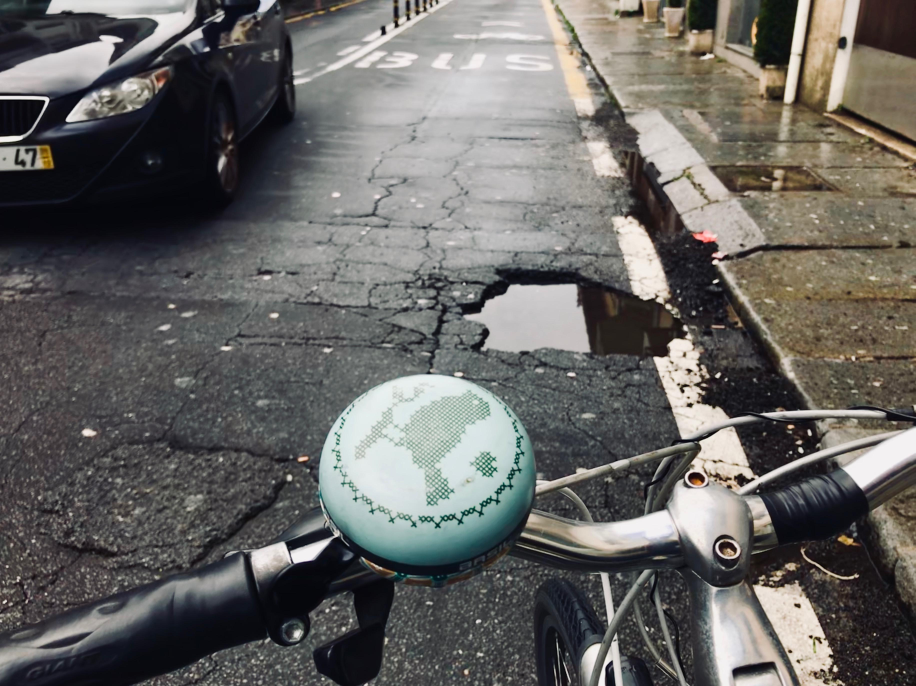
#> input picture test-images1/1.jpeg-photos/IMG_3425.JPG, 3662 x 2744 px (shown at 1/4 size); its folder holds only this picture in this run
$ python -i img_aux_processing.py   (imports and definitions only)
#> lines starting #> are read from the running program, lines starting #| are printed output that depends on the picture
### optimize_images/formats.py
# encoding: utf-8
"""Format registry and capability discovery.

The set of usable formats depends on the Pillow build actually installed (which
codecs were compiled in), so this module probes the running Pillow instead of
assuming a fixed list. This is the single source of truth used both for image
discovery/optimization and for the ``--convert-to`` output targets, and it is
exposed through the public API so that third-party apps can populate their own
menus from it.
"""
from functools import lru_cache
from io import BytesIO
from typing import Dict, List, NamedTuple, Optional

from PIL import Image, features


class FormatInfo(NamedTuple):
    pil: str  # Pillow format name (used on open/save)
    extensions: tuple  # file extensions, lowercase, without the dot
    lossy: bool
    supports_alpha: bool
    supports_animation: bool
    supports_exif: bool
    feature: Optional[str]  # PIL.features codec to gate on, if any
    can_optimize: bool  # has a dedicated in-place optimizer
    can_target: bool  # may be used as a conversion target


# Curated set of sensible raster image formats. Vector/document/scientific
# formats that Pillow also knows (PDF, EPS, WMF, FITS, GRIB, DDS, ...) are
# deliberately left out. Only the formats that actually compress are offered as
# conversion targets.
FORMATS: Dict[str, FormatInfo] = {
    'jpeg': FormatInfo('JPEG', ('jpg', 'jpeg', 'mpo'),
                       True, False, False, True, None, True, True),
    'png': FormatInfo('PNG', ('png',),
                      False, True, False, False, None, True, True),
    'webp': FormatInfo('WEBP', ('webp',),
                       True, True, True, True, 'webp', True, True),
    'avif': FormatInfo('AVIF', ('avif',),
                       True, True, True, True, 'avif', False, True),
    'jpeg2000': FormatInfo('JPEG2000', ('jp2', 'j2k', 'jpf', 'jpx', 'jpm'),
                           True, True, False, False, 'jpg_2000', False, True),
}


def _codec_ok(info: FormatInfo) -> bool:
    """True if the codec this format needs is present in the Pillow build."""
    if info.feature is None:
        return True
    try:
        return bool(features.check(info.feature))
    except Exception:
        return False


# [18 lines left out: functions _can_encode, available_output_formats, not called in this run]


def available_input_formats() -> List[str]:
    """File extensions of images this build can read and optimize."""
    exts: List[str] = []
    for info in FORMATS.values():
        if info.can_optimize and _codec_ok(info):
            exts.extend(info.extensions)
    seen = set()
    return [e for e in exts if not (e in seen or seen.add(e))]


# [38 lines left out: functions format_capabilities, normalize_target, not called in this run]

### optimize_images/constants.py
# encoding: utf-8

from PIL import features


def _webp_supported() -> bool:
    """True only if the installed Pillow can actually decode/encode WebP.

    Pillow built without libwebp recognizes the format but cannot open it,
    so we must not advertise WebP support that does not exist.
    """
    try:
        return bool(features.check("webp"))
    except Exception:
        return False


WEBP_SUPPORTED = _webp_supported()

# ============================[ General settings ]============================
# The list of input formats reflects the codecs actually present in the Pillow
# build in use (see optimize_images.formats), so discovery and the --supported
# listing never advertise something that cannot be handled.
from optimize_images.formats import available_input_formats  # noqa: E402

SUPPORTED_FORMATS = available_input_formats()
DEFAULT_QUALITY = 80
DEFAULT_WEBP_QUALITY = 80
DEFAULT_WEBP_METHOD = 6
DEFAULT_BG_COLOR = (255, 255, 255)
MIN_BIG_IMG_SIZE = 80_000
MIN_BIG_IMG_AREA = 800 * 600

# ====================[ iOS/Pythonista specific settings ]====================
IPAD_FONT_SIZE = 15
IPHONE_FONT_SIZE = 10
IOS_WORKERS = 2
IOS_FONT = "Menlo"

### optimize_images/img_ssim.py
# encoding: utf-8
"""SSIM (Structural Similarity Index) support.

The SSIM features of optimize-images (per-file score reporting and the
``--ssim-min`` quality threshold) rely on scikit-image as an optional
dependency:

    pip install scikit-image

When scikit-image is not installed, scores simply cannot be computed and the
rest of the tool keeps working normally.

numpy and scikit-image are imported on first use, not at import time: they
add 90-180 ms to every start (and to every worker process), which runs that
never compute a score should not pay.
"""
from importlib.util import find_spec
from typing import Optional

from PIL import Image

from optimize_images.constants import DEFAULT_BG_COLOR
from optimize_images.exceptions import OISSIMNotAvailableError

def _installed(name: str) -> bool:
    """Return True if *name* can be found, without importing it."""
    try:
        return find_spec(name) is not None
    except (ImportError, ValueError):
        return False


_HAS_SKIMAGE = _installed('numpy') and _installed('skimage')
np = None
_ssim_impl = None


# [18 lines left out: function _load_backend, not called in this run]


def ssim_available() -> bool:
    """Return True when the SSIM backend (scikit-image) can be used."""
    return _load_backend()


# [79 lines left out: functions ensure_ssim_available, validate_ssim_min, _flatten_over, compute_ssim, not called in this run]

### optimize_images/img_aux_processing.py
# encoding: utf-8
import os
from io import BytesIO
from typing import Optional, Tuple

from PIL import Image, ImageFile

from .constants import DEFAULT_BG_COLOR
from .data_structures import Task
from .reporting import show_img_exception
from .img_ssim import compute_ssim


class Palette:
    def __init__(self):
        self.palette = []

    # [451 lines left out: functions add, get_palette, remove_transparency, downsize_img, do_reduce_colors, _reduce_colors_keeping_transparency and 7 more, not called in this run]

>>> from PIL import Image
>>> picture = Image.open('../test-images1/1.jpeg-photos/IMG_3425.JPG')
#> picture is the input picture: PIL image 3662x2744 RGB; mean R, G, B 103.2, 101.6, 99
>>> result = make_grayscale(picture)
#> in make_grayscale, `return img.convert("L")`:
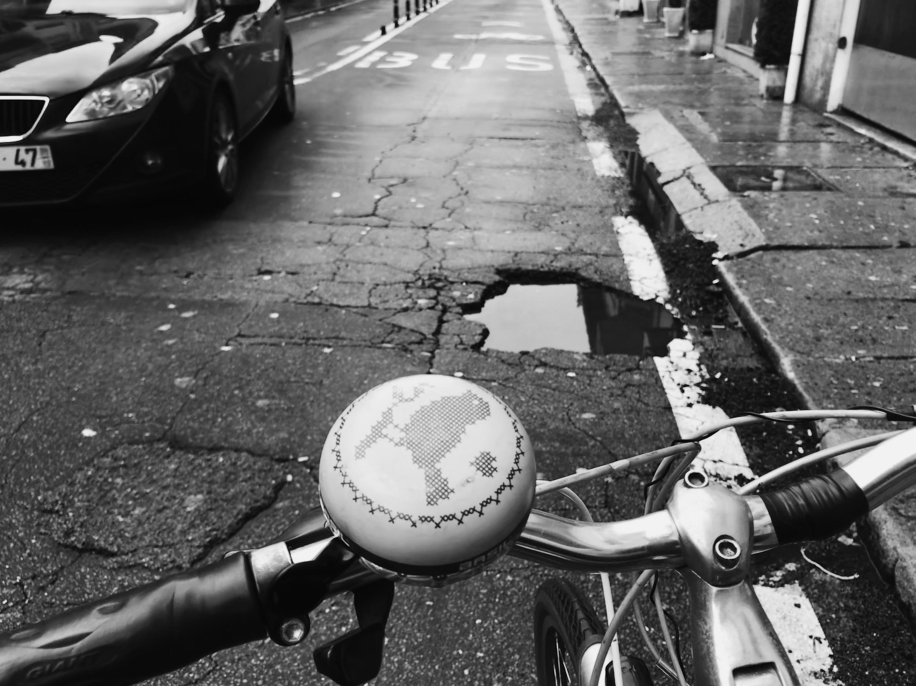
#> returned value: PIL image 3662x2744 L (shown at 1/4 size); min 0, max 248, mean 101.8

$ run again, on test-images1/1.jpeg-photos/IMG_3444.JPG
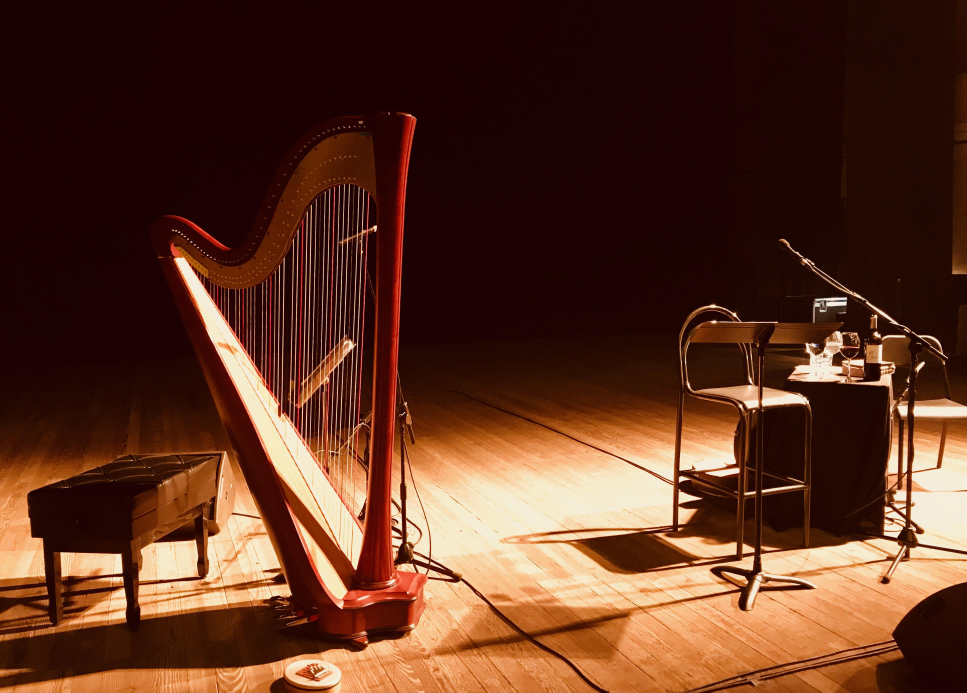
#> input picture test-images1/1.jpeg-photos/IMG_3444.JPG, 3867 x 2770 px (shown at 1/4 size)
#> picture is the input picture: PIL image 3867x2770 RGB; mean R, G, B 91.4, 50.6, 33.1
#> in make_grayscale, `return img.convert("L")`:
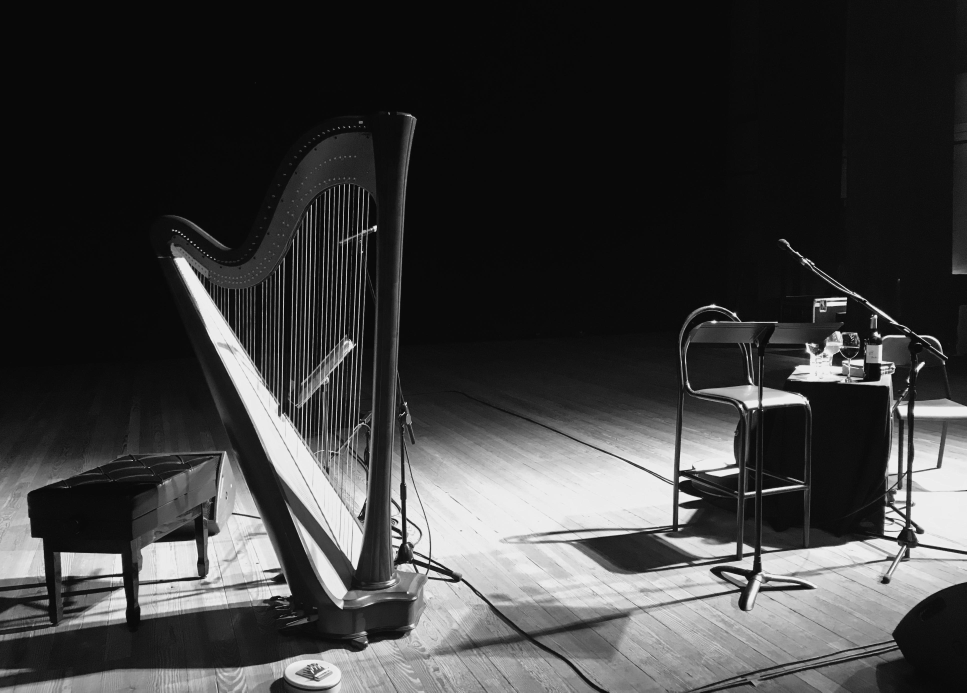
#> returned value: PIL image 3867x2770 L (shown at 1/4 size); min 3, max 254, mean 60.7

$ run again, on test-images1/1.jpeg-photos/IMG_3601.JPG
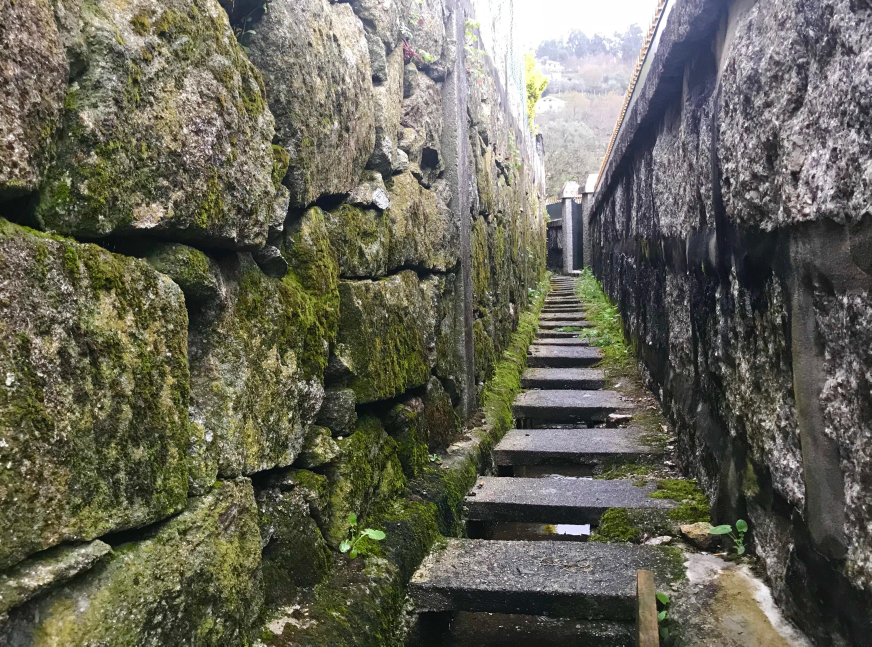
#> input picture test-images1/1.jpeg-photos/IMG_3601.JPG, 3485 x 2585 px (shown at 1/4 size)
#> picture is the input picture: PIL image 3485x2585 RGB; mean R, G, B 102.6, 101.6, 87.7
#> in make_grayscale, `return img.convert("L")`:
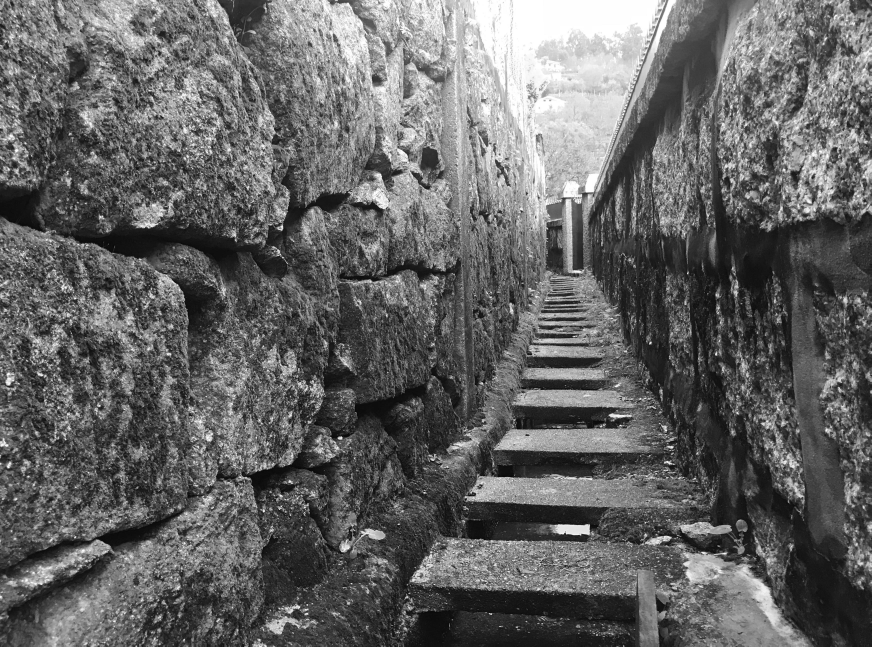
#> returned value: PIL image 3485x2585 L (shown at 1/4 size); min 0, max 255, mean 100.3

$ run again, on test-images1/1.jpeg-photos/IMG_3641.JPG
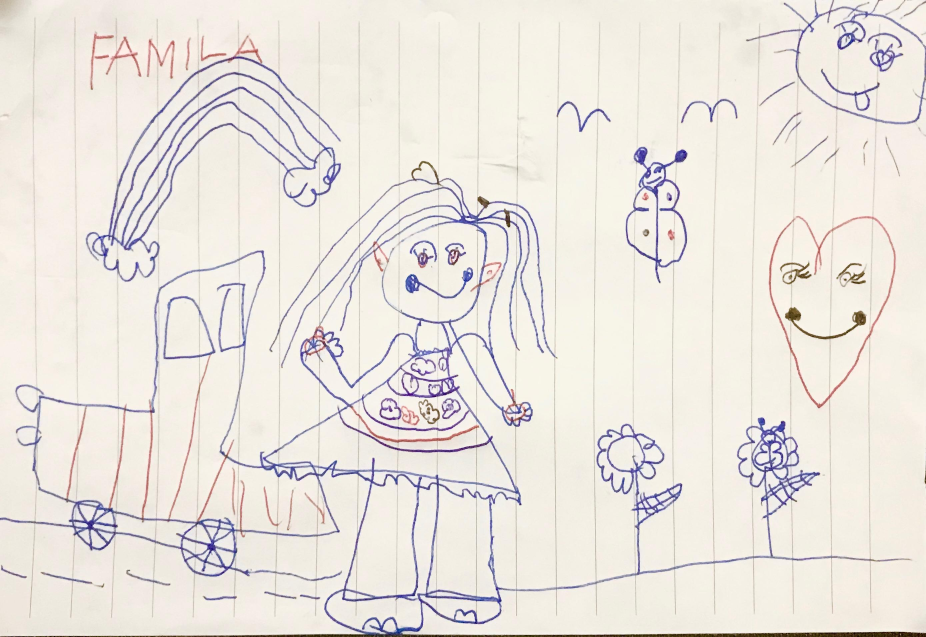
#> input picture test-images1/1.jpeg-photos/IMG_3641.JPG, 2777 x 1911 px (shown at 1/3 size)
#> picture is the input picture: PIL image 2777x1911 RGB; mean R, G, B 234.8, 229.4, 223
#> in make_grayscale, `return img.convert("L")`:
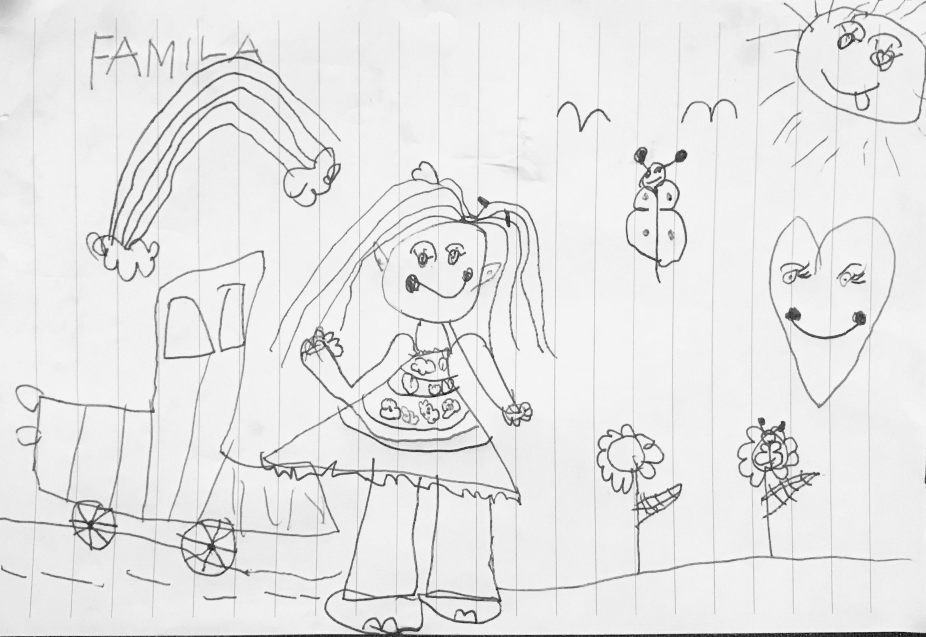
#> returned value: PIL image 2777x1911 L (shown at 1/3 size); min 2, max 255, mean 230.3
